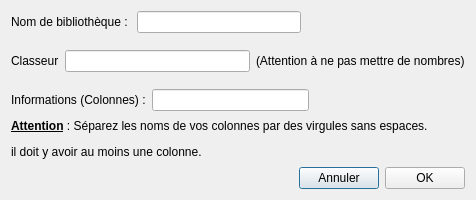
<?xml version="1.0" encoding="UTF-8"?>
<ui version="4.0">
 <class>Dialog</class>
 <widget class="QDialog" name="Dialog">
  <property name="geometry">
   <rect>
    <x>0</x>
    <y>0</y>
    <width>476</width>
    <height>200</height>
   </rect>
  </property>
  <property name="windowTitle">
   <string>Dialog</string>
  </property>
  <layout class="QVBoxLayout" name="verticalLayout">
   <item>
    <layout class="QHBoxLayout" name="horizontalLayout_4">
     <item>
      <widget class="QLabel" name="label_3">
       <property name="text">
        <string>Nom de bibliothèque : </string>
       </property>
      </widget>
     </item>
     <item>
      <widget class="QLineEdit" name="bibliothequeEdit"/>
     </item>
     <item>
      <spacer name="horizontalSpacer">
       <property name="orientation">
        <enum>Qt::Horizontal</enum>
       </property>
       <property name="sizeHint" stdset="0">
        <size>
         <width>40</width>
         <height>20</height>
        </size>
       </property>
      </spacer>
     </item>
    </layout>
   </item>
   <item>
    <layout class="QHBoxLayout" name="horizontalLayout">
     <item>
      <widget class="QLabel" name="tableLabel">
       <property name="text">
        <string>Classeur</string>
       </property>
      </widget>
     </item>
     <item>
      <widget class="QLineEdit" name="tableLine"/>
     </item>
     <item>
      <widget class="QLabel" name="label">
       <property name="text">
        <string>(Attention à ne pas mettre de nombres)</string>
       </property>
      </widget>
     </item>
    </layout>
   </item>
   <item>
    <layout class="QHBoxLayout" name="horizontalLayout_3">
     <item>
      <widget class="QLabel" name="champLabel">
       <property name="text">
        <string>Informations (Colonnes) :</string>
       </property>
      </widget>
     </item>
     <item>
      <widget class="QLineEdit" name="champsEdit"/>
     </item>
     <item>
      <spacer name="horizontalSpacer_3">
       <property name="orientation">
        <enum>Qt::Horizontal</enum>
       </property>
       <property name="sizeHint" stdset="0">
        <size>
         <width>40</width>
         <height>20</height>
        </size>
       </property>
      </spacer>
     </item>
    </layout>
   </item>
   <item>
    <widget class="QLabel" name="label_2">
     <property name="text">
      <string>&lt;html&gt;&lt;head/&gt;&lt;body&gt;&lt;p&gt;&lt;span style=&quot; font-weight:600; text-decoration: underline;&quot;&gt;Attention&lt;/span&gt; : Séparez les noms de vos colonnes par des virgules sans espaces.&lt;/p&gt;&lt;p&gt;il doit y avoir au moins une colonne.&lt;/p&gt;&lt;/body&gt;&lt;/html&gt;</string>
     </property>
    </widget>
   </item>
   <item>
    <layout class="QHBoxLayout" name="horizontalLayout_2">
     <item>
      <spacer name="horizontalSpacer_2">
       <property name="orientation">
        <enum>Qt::Horizontal</enum>
       </property>
       <property name="sizeHint" stdset="0">
        <size>
         <width>268</width>
         <height>20</height>
        </size>
       </property>
      </spacer>
     </item>
     <item>
      <widget class="QPushButton" name="annuler">
       <property name="text">
        <string>Annuler</string>
       </property>
      </widget>
     </item>
     <item>
      <widget class="QPushButton" name="OK">
       <property name="text">
        <string>OK</string>
       </property>
      </widget>
     </item>
    </layout>
   </item>
  </layout>
 </widget>
 <resources/>
 <connections/>
</ui>
